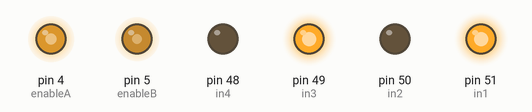
Bench run of a sketch on a simulated Arduino Mega 2560, built with avr-gcc and run on an emulated ATmega2560. Parts: output pins drawn as LEDs (lit = HIGH).

Above: at 0.1 s.
Timing chart, 0 to 1.6 s (numbered marks = the images above):
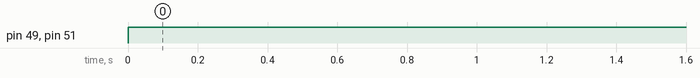

The sketch:

puente_h.ino
```cpp
int enableA = 4;
int in1 = 51;
int in2 = 50;

int enableB = 5;
int in3 = 49;
int in4 = 48;
/*
 * Current Values
 * front (148,110) slow, 175,128 fast
 *
 */
void setup() {
  pinMode(enableA, OUTPUT);
  pinMode(enableB, OUTPUT);
  pinMode(in1, OUTPUT);
  pinMode(in2, OUTPUT);
  pinMode(in3, OUTPUT);
  pinMode(in4, OUTPUT);
  analogWrite(enableA, 175);
  analogWrite(enableB, 126);
}

void loop() {
  digitalWrite(in1, HIGH);
  digitalWrite(in2, LOW);

  digitalWrite(in3, HIGH);
  digitalWrite(in4, LOW);

}
```

Measured:
- by itself, pin 49 (in3), pin 51 (in1): LOW → HIGH at 0.00 s
